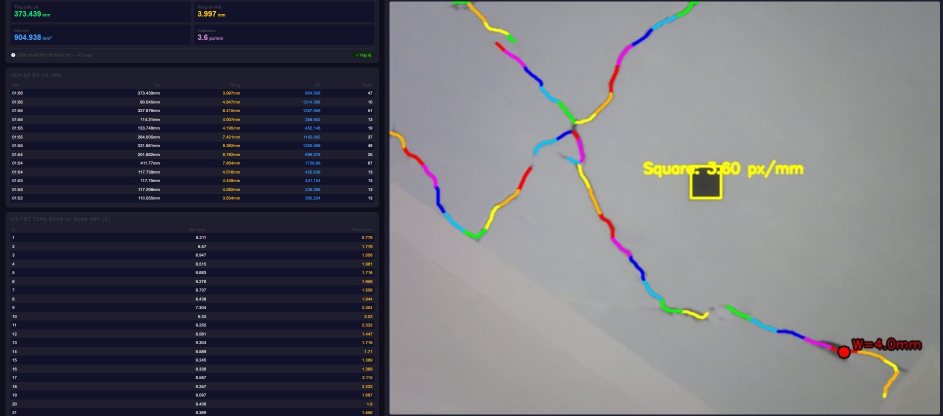
#> input picture do_mau/1.jpg, 1886 x 832 px (shown at 1/2 size); its folder holds only this picture in this run
$ python -i crack_core.py   (imports and definitions only)   (older library calls are emulated)
#> lines starting #> are read from the running program, lines starting #| are printed output that depends on the picture; after the words box and inside, x2 and y2 are one past the last pixel; in counts of white or black regions, pixels touching at a corner belong together
from dataclasses import dataclass
import heapq
import json
from pathlib import Path
from datetime import datetime

import cv2
import numpy as np


DEFAULT_IMAGE_PATH = Path("dataset/crack1.jpg")
WEB_OUTPUT_DIR = Path("web_output")
SEGMENT_LENGTH_MM = 10.0
REFERENCE_SQUARE_SIZE_MM = 10.0
REFERENCE_MASK_MARGIN_PX = 12
REFERENCE_DARK_THRESHOLD = 80
REFERENCE_MIN_AREA_RATIO = 0.0002
REFERENCE_MAX_AREA_RATIO = 0.05
REFERENCE_MAX_ASPECT_RATIO = 1.35
REFERENCE_MIN_FILL_RATIO = 0.72
REFERENCE_MAX_MEAN_VALUE = 85.0
MEASUREMENT_EROSION_ITERATIONS = 2
MEASUREMENT_MIN_AREA_RATIO = 0.45
EDGE_SLIVER_MAX_THICKNESS_PX = 1
EDGE_SLIVER_MIN_ASPECT_RATIO = 20.0
EDGE_SLIVER_MAX_AREA = 300
SMALL_COMPONENT_MAX_AREA = 120
MIN_ISOLATED_COMPONENT_LENGTH_MM = 4.0
DARK_VALUE_THRESHOLD = 145
ENABLE_DYNAMIC_DARK_THRESHOLD = False
DYNAMIC_STRONG_DARK_MIN = 125
DYNAMIC_STRONG_DARK_MAX = 155
DYNAMIC_STRONG_DARK_OFFSET = 10
DYNAMIC_BRIGHT_MEDIAN_THRESHOLD = 195
DYNAMIC_HIGH_MEDIAN_THRESHOLD = 210
DYNAMIC_MIN_STD_FOR_BOOST = 22
DYNAMIC_HIGH_STD_FOR_BOOST = 25
DYNAMIC_MEDIUM_THRESHOLD_BOOST = 5
DYNAMIC_HIGH_THRESHOLD_BOOST = 10
DYNAMIC_WEAK_DARK_MIN = 150
DYNAMIC_WEAK_DARK_MAX = 185
DYNAMIC_WEAK_DARK_OFFSET = 22
DARK_WEAK_MAX_THRESHOLD = 220
DARK_WEAK_MIN_THRESHOLD = 175
DARK_WEAK_BACKGROUND_DELTA = 12
BLACKHAT_KERNEL = 19
ADAPTIVE_BLOCK_SIZE = 31
ADAPTIVE_C = 7
MIN_COMPONENT_AREA = 40
MIN_COMPONENT_ASPECT_RATIO = 2.5
LARGE_COMPONENT_MIN_ASPECT_RATIO = 1.35
NEARBY_COMPONENT_KERNEL = 45
GAP_BRIDGE_KERNEL = 7
MIN_PATH_LENGTH_PX = 2
LABEL_EVERY_N_SEGMENTS = 5
LENGTH_SMOOTHING_EPSILON_RATIO = 0.01
MIN_SIGNIFICANT_BRANCH_LENGTH_MM = 3.0
MIN_SIGNIFICANT_BRANCH_RATIO = 0.05
BRANCHED_COMPONENT_MIN_LENGTH_MM = 2.5
BRANCHED_COMPONENT_BRANCH_RATIO = 0.18
MIN_COMPONENT_PATH_COVERAGE_RATIO = 0.75
RELAXED_MAX_PATH_Q75_INTENSITY = 175.0
CONNECTOR_MAX_PATH_Q75_INTENSITY = 185.0
MAX_PATH_Q75_INTENSITY = 160.0
AUTO_PRIMARY_MODE_PATH_COUNT = 20
PRIMARY_CENTER_BAND_RATIO = 0.18
FORCE_PRIMARY_CENTER_CRACK = False
LARGE_COMPONENT_MAX_FILL_RATIO = 0.22
PRIMARY_MODE_MIN_HEIGHT_RATIO = 0.55
BLACKHAT_STD_THRESHOLD_RATIO = 0.8
BLACKHAT_MIN_THRESHOLD = 20
BLACKHAT_WEAK_THRESHOLD_RATIO = 0.55
MAX_COMPONENT_Q75_INTENSITY = 135.0
MAX_RESCUED_COMPONENT_Q75_INTENSITY = 235.0
MIN_RESCUED_COMPONENT_PCA_RATIO = 12.0
MIN_RESCUED_COMPONENT_LENGTH_PX = 15.0
MAX_RESCUED_COMPONENT_FILL_RATIO = 0.35
MIN_RESCUED_DARK_PIXEL_RATIO = 0.015
MIN_RESCUED_BLACKHAT_MEAN = 18.0
ENABLE_FAINT_BORDER_RESCUE = True
AUTO_FAINT_BORDER_RESCUE = False
AUTO_RESCUE_MAX_LENGTH_INCREASE_RATIO = 0.25
AUTO_RESCUE_MAX_SEGMENT_INCREASE_RATIO = 0.40
AUTO_RESCUE_MIN_ADDED_LENGTH_MM = 5.0
MIN_COMPONENT_PCA_RATIO = 12.0
MIN_COMPONENT_FILTER_PATH_LENGTH_PX = 5.0
MIN_BRANCH_WIDTH_REFERENCE_RATIO = 0.04
ENABLE_BINARY_THIN_BRANCH_PRUNING = True
MIN_THIN_BRANCH_PRUNE_LENGTH_PX = 8.0
THIN_BRANCH_PRUNE_PASSES = 3
MAX_WIDE_DARK_COMPONENT_FILL_RATIO = 0.35
MIN_WIDE_DARK_COMPONENT_LENGTH_RATIO = 4.0
MIN_VALID_IMAGE_SIDE_PX = 100
MIN_LIGHT_BACKGROUND_MEDIAN = 115.0
MAX_DARK_BACKGROUND_RATIO = 0.30
MAX_EXTREME_EXPOSURE_RATIO = 0.35
MIN_LAPLACIAN_VARIANCE = 0.0


@dataclass
class SegmentMeasurement:
    index: int
    branch_id: int
    length_px: float
    length_mm: float
    mean_width_px: float
    mean_width_mm: float
    max_width_px: float
    max_width_mm: float
    points: list
    passes_width: bool = True


@dataclass
class SquareCalibration:
    pixels_per_mm: float
    reference_side_px: float
    reference_corners: np.ndarray
    reference_debug_image: np.ndarray


@dataclass
class ToneProfile:
    background_median: float
    background_p10: float
    background_p25: float
    background_p75: float
    background_p90: float
    background_std: float
    strong_dark_threshold: int
    weak_dark_threshold: int


def build_reference_exclusion_mask(shape, calibration: SquareCalibration, margin_px: int = REFERENCE_MASK_MARGIN_PX):
    mask = np.zeros(shape[:2], dtype=np.uint8)
    cv2.fillConvexPoly(mask, calibration.reference_corners.astype(np.int32), 255)
    kernel_size = margin_px * 2 + 1
    kernel = cv2.getStructuringElement(cv2.MORPH_ELLIPSE, (kernel_size, kernel_size))
    return cv2.dilate(mask, kernel, iterations=1)


def clamp_int(value, lower, upper):
    return int(max(lower, min(upper, round(float(value)))))


# Cac hang so khong gian ben duoi duoc tinh chinh o do phan giai tham chieu
# REFERENCE_DESIGN_PIXELS_PER_MM. Vi anh dau vao khong co dinh, moi tham so
# khong gian duoc co gian theo ti le pixels_per_mm thuc / ppm tham chieu:
#  - chieu dai/kernel: co gian tuyen tinh
#  - dien tich: co gian theo binh phuong
# pixels_per_mm luon suy tu o vuong den 10mm (calibration.reference_side_px),
# nho vay thuat toan tu dong thich nghi voi anh phan giai bat ky.
REFERENCE_DESIGN_PIXELS_PER_MM = 1.35


# [4 lines left out: function spatial_scale, not called in this run]


def scale_len(value_px: float, pixels_per_mm) -> float:
    return float(value_px) * spatial_scale(pixels_per_mm)


def scale_area(value_px: float, pixels_per_mm) -> float:
    factor = spatial_scale(pixels_per_mm)
    return float(value_px) * factor * factor


# [6 lines left out: function scale_odd_kernel, not called in this run]


def scale_px(mm: float, pixels_per_mm) -> int:
    return int(max(1, round(float(mm) * float(pixels_per_mm))))


# Khe ho duoc bac cau theo do phan giai, nhung khong bao gio noi khe vat ly
# lon hon GAP_BRIDGE_MAX_MM (tranh dinh nham 2 vet nut khac nhau).
GAP_BRIDGE_MAX_MM = 1.2
# Gai/nhanh cut gia ngan hon nguong nay (theo mm) bi cat truoc khi trich path,
# giup duong ve chinh xac hon ma khong lam dut duong chinh.
SPUR_PRUNE_MM = 0.5
# Noi 2 dau mut skeleton khi: khoang cach <= ENDPOINT_BRIDGE_MAX_MM va huong
# tiep tuyen 2 dau gan thang hang (lech goc <= ENDPOINT_BRIDGE_MAX_ANGLE_DEG).
ENDPOINT_BRIDGE_MAX_MM = 1.5
ENDPOINT_BRIDGE_MAX_ANGLE_DEG = 35.0


# [81 lines left out: functions dynamic_bridge_kernel_size, compute_tone_profile, tone_profile_to_payload, not called in this run]


def validate_input_image(image: np.ndarray, calibration: SquareCalibration) -> dict:
    if image is None or image.size == 0:
        raise ValueError("Anh dau vao rong hoac khong doc duoc.")
    if image.ndim != 3 or image.shape[2] != 3:
        raise ValueError("Anh dau vao phai la anh mau BGR/RGB hop le.")

    image_height, image_width = image.shape[:2]
    if min(image_height, image_width) < MIN_VALID_IMAGE_SIDE_PX:
        raise ValueError(
            f"Anh qua nho. Can moi chieu >= {MIN_VALID_IMAGE_SIDE_PX}px de detect vet nut va o chuan."
        )

    gray = cv2.cvtColor(image, cv2.COLOR_BGR2GRAY)
    exclusion_mask = build_reference_exclusion_mask(gray.shape, calibration)
    background_mask = exclusion_mask == 0
    background_values = gray[background_mask]
    if background_values.size < image_height * image_width * 0.5:
        raise ValueError("O chuan chiem qua nhieu anh, khong du vung nen tuong de validate.")

    background_median = float(np.median(background_values))
    dark_background_ratio = float(np.mean(background_values < 70))
    under_exposed_ratio = float(np.mean(background_values < 35))
    over_exposed_ratio = float(np.mean(background_values > 245))
    extreme_exposure_ratio = under_exposed_ratio + over_exposed_ratio
    laplacian_variance = float(cv2.Laplacian(gray, cv2.CV_64F).var())

    if background_median < MIN_LIGHT_BACKGROUND_MEDIAN:
        raise ValueError(
            "Nen tuong khong thuoc nhom mau sang theo dac ta "
            "(trang, xam trang, vang nhat) hoac anh dang thieu sang."
        )
    if dark_background_ratio > MAX_DARK_BACKGROUND_RATIO:
        raise ValueError(
            "Anh co qua nhieu vung toi/hoa van den, de nham voi vet nut theo dac ta dau vao."
        )
    if extreme_exposure_ratio > MAX_EXTREME_EXPOSURE_RATIO:
        raise ValueError("Anh bi thieu sang/chay sang qua muc, khong dat dieu kien dau vao.")
    if laplacian_variance < MIN_LAPLACIAN_VARIANCE:
        raise ValueError("Anh bi mo/rung, khong ro canh vet nut hoac canh o chuan.")

    return {
        "background_median": round(background_median, 3),
        "dark_background_ratio": round(dark_background_ratio, 6),
        "extreme_exposure_ratio": round(extreme_exposure_ratio, 6),
        "laplacian_variance": round(laplacian_variance, 3),
        "reference_square_size_mm": REFERENCE_SQUARE_SIZE_MM,
        "passed": True,
    }


# [191 lines left out: functions build_degree_map, prune_skeleton_spurs, _endpoint_tangent, bridge_skeleton_endpoints, extract_component_centerlines, order_quad_points, not called in this run]


def build_reference_square_mask(image: np.ndarray) -> np.ndarray:
    gray = cv2.cvtColor(image, cv2.COLOR_BGR2GRAY)
    gray = cv2.GaussianBlur(gray, (5, 5), 0)

    _, fixed_mask = cv2.threshold(gray, REFERENCE_DARK_THRESHOLD, 255, cv2.THRESH_BINARY_INV)
    _, otsu_mask = cv2.threshold(gray, 0, 255, cv2.THRESH_BINARY_INV + cv2.THRESH_OTSU)
    square_mask = cv2.bitwise_and(fixed_mask, otsu_mask)

    open_kernel = cv2.getStructuringElement(cv2.MORPH_ELLIPSE, (3, 3))
    close_kernel = cv2.getStructuringElement(cv2.MORPH_ELLIPSE, (5, 5))
    square_mask = cv2.morphologyEx(square_mask, cv2.MORPH_OPEN, open_kernel, iterations=1)
    square_mask = cv2.morphologyEx(square_mask, cv2.MORPH_CLOSE, close_kernel, iterations=1)
    return square_mask


def detect_reference_square(image: np.ndarray):
    image_height, image_width = image.shape[:2]
    image_area = float(image_height * image_width)
    gray = cv2.cvtColor(image, cv2.COLOR_BGR2GRAY)

    best_candidate = None
    square_mask = build_reference_square_mask(image)
    contours, _ = cv2.findContours(square_mask, cv2.RETR_LIST, cv2.CHAIN_APPROX_SIMPLE)

    for contour in contours:
        contour_area = cv2.contourArea(contour)
        if contour_area < 25:
            continue

        perimeter = cv2.arcLength(contour, True)
        approx = cv2.approxPolyDP(contour, 0.04 * perimeter, True)
        if len(approx) < 4 or len(approx) > 6:
            continue
        if not cv2.isContourConvex(approx):
            continue

        rect = cv2.minAreaRect(contour)
        width, height = rect[1]
        if width <= 1.0 or height <= 1.0:
            continue

        aspect_ratio = max(width, height) / max(min(width, height), 1e-6)
        rectangle_area = float(width * height)
        area_ratio = rectangle_area / image_area
        if area_ratio < REFERENCE_MIN_AREA_RATIO or area_ratio > REFERENCE_MAX_AREA_RATIO:
            continue
        if aspect_ratio > REFERENCE_MAX_ASPECT_RATIO:
            continue

        reference_corners = cv2.boxPoints(rect).astype(np.float32)
        reference_mask = np.zeros((image_height, image_width), dtype=np.uint8)
        cv2.fillConvexPoly(reference_mask, reference_corners.astype(np.int32), 255)

        fill_ratio = float(contour_area) / max(rectangle_area, 1.0)
        mean_value = float(cv2.mean(gray, mask=reference_mask)[0])
        if fill_ratio < REFERENCE_MIN_FILL_RATIO:
            continue
        if mean_value > REFERENCE_MAX_MEAN_VALUE:
            continue

        reference_side_px = float((width + height) * 0.5)
        pixels_per_mm = reference_side_px / REFERENCE_SQUARE_SIZE_MM
        squareness_score = 1.0 / (1.0 + abs(1.0 - aspect_ratio))
        candidate_score = fill_ratio * squareness_score * reference_side_px

        debug_image = cv2.cvtColor(gray, cv2.COLOR_GRAY2BGR)
        cv2.drawContours(debug_image, [reference_corners.astype(np.int32)], -1, (0, 255, 255), 2, cv2.LINE_AA)
        center = tuple(np.mean(reference_corners, axis=0).astype(int))
        cv2.circle(debug_image, center, 3, (0, 255, 0), -1)

        calibration = SquareCalibration(
            pixels_per_mm=float(pixels_per_mm),
            reference_side_px=reference_side_px,
            reference_corners=reference_corners,
            reference_debug_image=debug_image,
        )

        if best_candidate is None or candidate_score > best_candidate[0]:
            best_candidate = (candidate_score, calibration)

    if best_candidate is None:
        return None

    return best_candidate[1]


# [40 lines left out: functions skeletonize, build_graph, not called in this run]


def edge_key(a, b):
    return tuple(sorted((a, b)))


# [51 lines left out: functions dijkstra_graph, reconstruct_graph_path, compute_path_length, compute_smoothed_path_length, not called in this run]


def compute_total_smoothed_length(paths):
    return float(sum(compute_smoothed_path_length(path) for path in paths))


# [1098 lines left out: functions compute_path_intensity_q75, compute_dynamic_weak_dark_threshold, keep_hysteresis_candidates, compute_component_pca_ratio, compute_path_coverage, path_endpoint_is_near_selected and 30 more, not called in this run]


def point_to_web_xy(point):
    y, x = point
    return [int(x), int(y)]


# [263 lines left out: functions build_web_result_payload, export_web_result, build_result_overlay, export_web_artifacts, measure_image_core, should_accept_rescue and 1 more, not called in this run]


def analyze_image(image_path: Path):
#> called with image_path = 'do_mau/1.jpg'
    image = cv2.imread(str(image_path))
#> image is the input picture: shape (832, 1886, 3); mean B, G, R 108.5, 100.9, 101.3
    if image is None:
        raise ValueError(f"Khong doc duoc anh: {image_path}")

    gray = cv2.cvtColor(image, cv2.COLOR_BGR2GRAY)
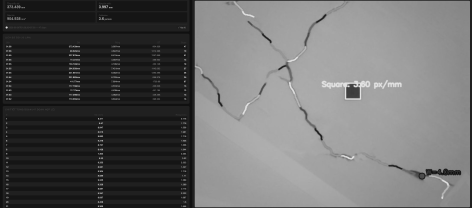
#> gray: shape (832, 1886) (shown at 1/4 size); min 2, max 254, mean 101.8
    calibration = detect_reference_square(image)
#> in build_reference_square_mask, `_, fixed_mask = cv2.threshold(gray, REFERENCE_DARK_THRESHOLD, 255, cv2..`:
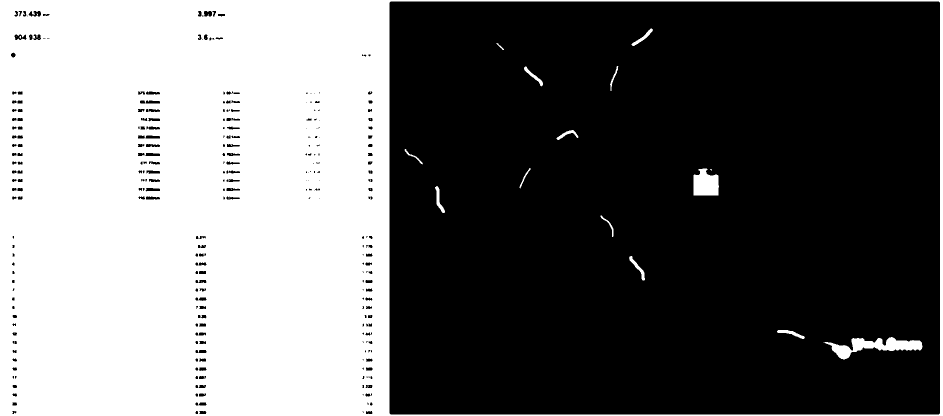
#> fixed_mask: shape (832, 1886) (shown at 1/2 size); 41.9% white; 36 white regions (22 under 20 px), largest, box (x1, y1, x2, y2) and area: (0, 0, 1886, 832) 648372, (1647, 674, 1845, 719) 3648, (1387, 337, 1438, 391) 2240
#> in build_reference_square_mask, `_, otsu_mask = cv2.threshold(gray, 0, 255, cv2.THRESH_BINARY_INV + cv2..`:
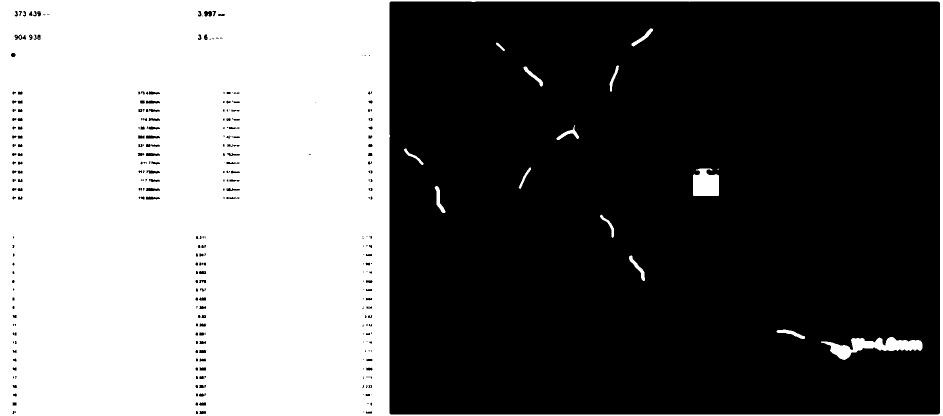
#> otsu_mask: shape (832, 1886) (shown at 1/2 size); 42.1% white; 30 white regions (16 under 20 px), largest, box (x1, y1, x2, y2) and area: (0, 0, 1886, 832) 651122, (1642, 674, 1845, 720) 3943, (1386, 337, 1438, 392) 2435
#> in build_reference_square_mask, `square_mask = cv2.morphologyEx(square_mask, cv2.MORPH_CLOSE, close_ker..`:
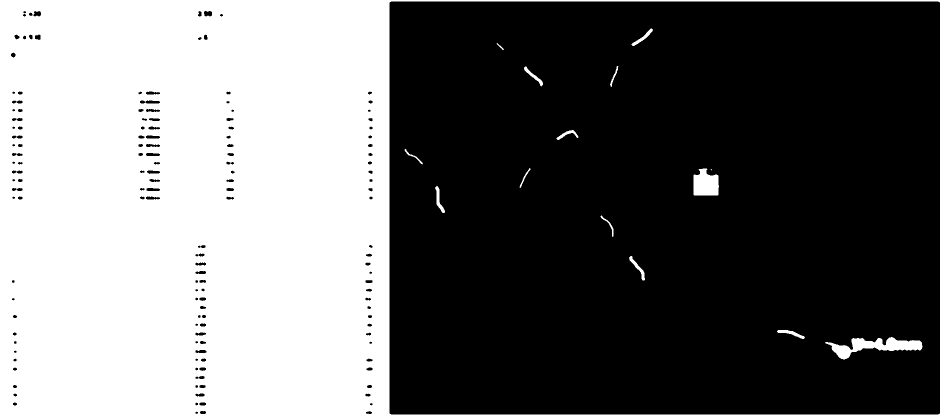
#> square_mask: shape (832, 1886) (shown at 1/2 size); 42.1% white; 15 white regions (1 under 20 px)
#> in detect_reference_square, `contours, _ = cv2.findContours(square_mask, cv2.RETR_LIST, cv2.CHAIN_A..`: contours = 170 contours, 1 with area under 20; largest, box (x1, y1, x2, y2) and area: (0, 0, 1886, 832) 1566435, (778, 2, 1881, 830) 911332, (1650, 674, 1845, 719) 3448, (1387, 337, 1438, 391) 2139, (1258, 512, 1290, 561) 306
#> the loop in detect_reference_square, `for contour in contours:` made 170 passes
#> (contour_area, perimeter, rect, width, height, aspect_ratio, rectangle_area, area_ratio) on passes 2, 3, 5: (64, 35.8, ((737.5, 824.5), (7, 13), -90), 7, 13, 1.86, 91, 5.8e-05), (78, 36.14, ((405.5, 824.5), (7, 13), -90), 7, 13, 1.86, 91, 5.8e-05), (86, 37.31, ((405, 807.5), (7, 14), -90), 7, 14, 2, 98, 6.25e-05)
#> after the loop in detect_reference_square, `for contour in contours:`:
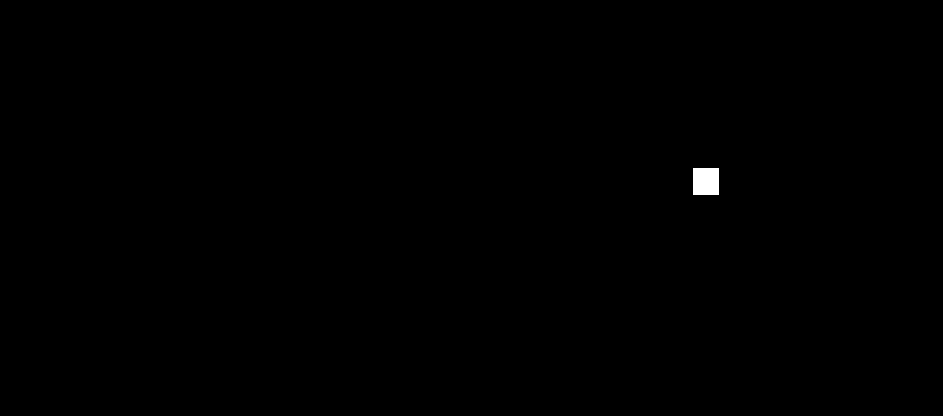
#> reference_mask: shape (832, 1886) (shown at 1/2 size); 0.18% white; 1 white region, box (x1, y1, x2, y2) and area: (1386, 336, 1437, 390) 2754
    if calibration is None:
        raise ValueError(
            "Khong tim thay o vuong den 10x10 mm hop le de hieu chuan. "
            "Hay dat o vuong den ro net, cung mat phang voi vet nut va nen xung quanh sang hon."
        )
    input_validation = validate_input_image(image, calibration)
#> (the rest of the program and of its run is left out)
